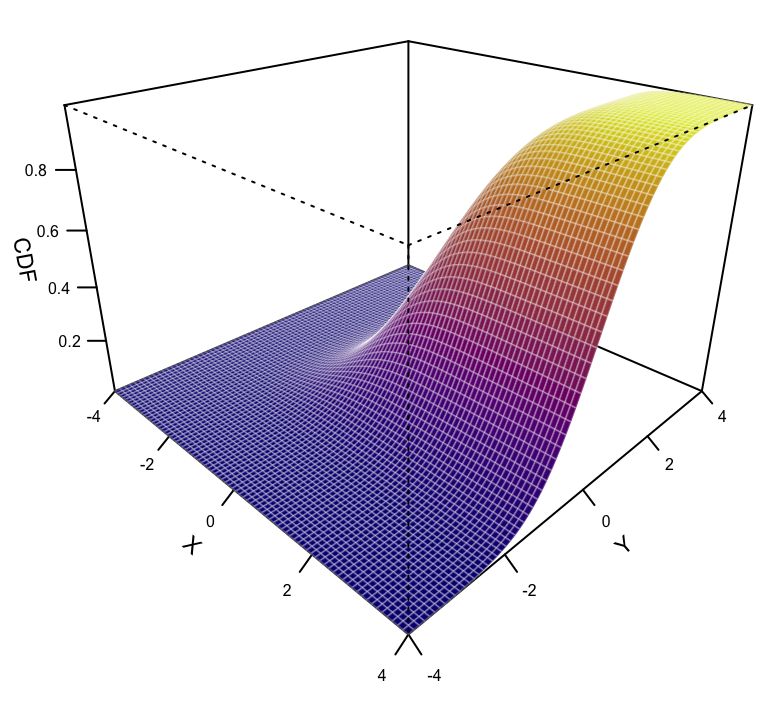

This chart was generated by the following R code:
# Install and load required packages

library(mvtnorm)
library(viridis)

# Define grid and parameters
x <- seq(-4, 4, length.out = 80)
y <- seq(-4, 4, length.out = 80)
mu <- c(0, 0)
Sigma <- matrix(c(1, 0.6, 0.6, 1), ncol = 2)

# Compute the CDF over grid
Z <- outer(x, y, Vectorize(function(x, y) {
  pmvnorm(lower = c(-Inf, -Inf), upper = c(x, y), mean = mu, sigma = Sigma)
}))
Z <- matrix(as.numeric(Z), nrow = length(x))

# Scale Z for color mapping
z_min <- min(Z)
z_max <- max(Z)
z_scaled <- (Z - z_min) / (z_max - z_min)

# Create color matrix using viridis
#cols <- viridis(100)
#cols <- viridis(100, option = "turbo")
cols <- viridis(100, option = "plasma")
col_indices <- as.numeric(cut(z_scaled, breaks = 100))
col_matrix <- matrix(cols[col_indices], nrow = length(x))

# Create facet color matrix (one color per facet)
facet_col <- col_matrix[-1, -1]

# 3D surface plot
persp(
  x, y, Z,
  theta = 45, phi = 25, expand = 0.7,
  col = facet_col,
  ltheta = 120, lphi = 45,
  shade = 0.4, 
  border = "#FFFFFF40",
  ticktype = "detailed",
  cex.axis = 0.5,    # ← smaller tick labels
  cex.lab = 0.7,     # ← slightly smaller axis titles
  xlab = "X", ylab = "Y", zlab = "CDF",
  main = "Cumulative Bivariate Normal"
)
